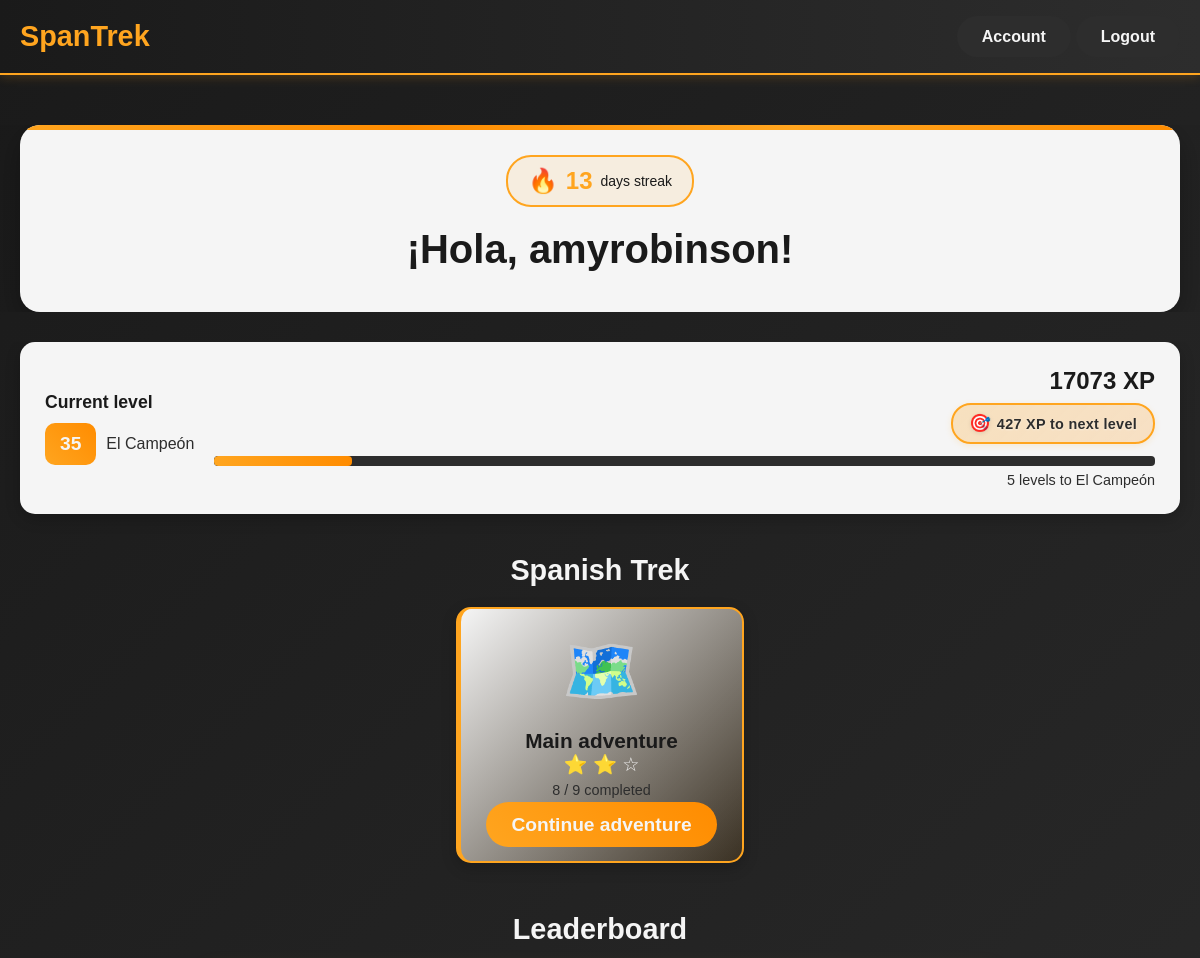
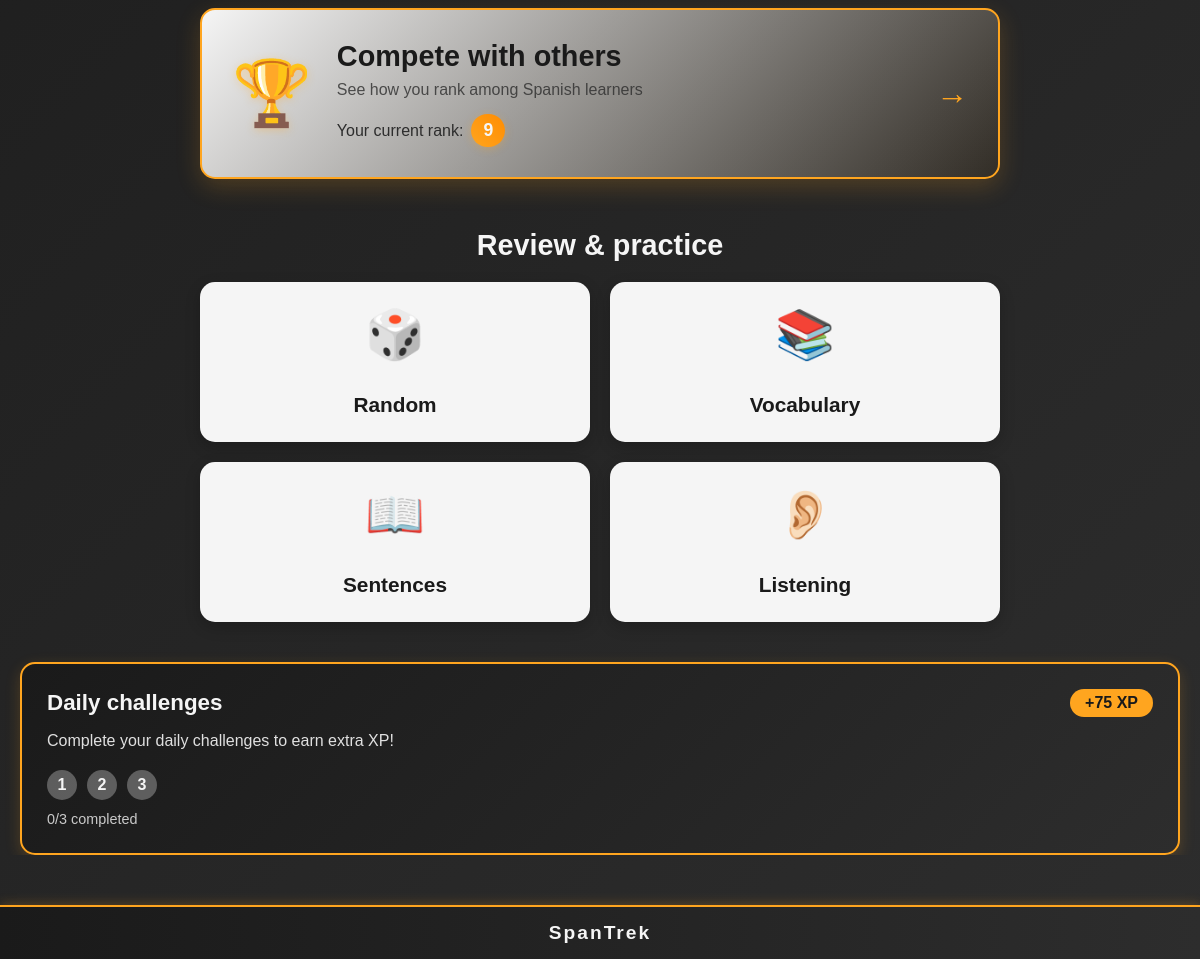
The page / (signed in) on the database its author committed (2 pictures, top to bottom).
### base/models.py (models this page shows, shortened)
class User(AbstractUser):
    username = models.CharField(max_length=150, unique=True, blank=False, null=False)
    email = models.EmailField(unique=True, blank=False, null=False)
    avatar = models.ImageField(default='avatars/default_avatar.png', upload_to='avatars/', null=True, blank=True)
    level = models.IntegerField(default=1)
    experience = models.IntegerField(default=0)
    adventure_progress = models.IntegerField(default=0)
    passports_earned = models.JSONField(default=list, blank=True)
    words_learned = models.JSONField(default=list, blank=True)
    sentences_learned = models.JSONField(default=list, blank=True)
    audio_learned = models.JSONField(default=list, blank=True)
    use_of_spanish = models.IntegerField(default=0)
    days_streak = models.IntegerField(default=0)
    highest_streak = models.IntegerField(default=0)
    activity_days = models.JSONField(default=list, blank=True)
    last_activity_date = models.DateField(null=True, blank=True)
    default_random_practice_count = models.IntegerField(default=20)
    default_vocabulary_practice_count = models.IntegerField(default=20)
    default_sentence_practice_count = models.IntegerField(default=10)
    default_listening_practice_count = models.IntegerField(default=10)
    country_lessons_progress = models.JSONField(default=dict, blank=True)  # e.g., {"spain": 3, "mexico": 5}
    landmark_lessons_progress = models.JSONField(default=dict, blank=True)  # e.g., {"madrid": 2, "warsaw": 4}
    daily_challenges = models.JSONField(default=list, blank=True)
    daily_challenges_creation_date = models.DateField(null=True, blank=True)
    daily_challenges_completed = models.BooleanField(default=False)
    USERNAME_FIELD = 'email'
    REQUIRED_FIELDS = ['username']
    def create_daily_challenges(self):
        all_challenges = list(DailyChallenge.objects.all())
        daily_challenges_count = 3
        selected_challenges = random.sample(all_challenges, k=daily_challenges_count)
        self.daily_challenges = [
            {
                'code': challenge.code,
                'description': challenge.description,
                'progress': 0,
                'max_progress': challenge.max_progress,
                'completed': False
            }
            for challenge in selected_challenges
        ]
        self.daily_challenges_completed = False
        self.save()

### base/views.py (the view)
# urls.py: path("", views.home_page, name="home_page"),
@login_required(login_url='login_page')
def home_page(request):
    if (request.user.daily_challenges_creation_date is None or
        request.user.daily_challenges_creation_date < date.today()) and request.user.adventure_progress != 0:
        request.user.daily_challenges_creation_date = date.today()
        request.user.create_daily_challenges()
        request.user.save()
    all_lessons_count = Lesson.objects.count()
    completed_daily_challenges_count = sum(1 for challenge in request.user.daily_challenges if challenge['completed'])
    daily_challenges = request.user.daily_challenges
    user_level_name = get_user_level_name(request.user.level)
    levels_for_next_level = 5 - (request.user.level % 5)
    next_level_name = get_user_level_name(request.user.level + levels_for_next_level)
    xp_for_next_level = (request.user.level * 500) - request.user.experience
    progress_percentage = ((500 - xp_for_next_level) / 5 if xp_for_next_level > 0 else 0)
    main_adventure_progress_percentage = (request.user.adventure_progress / all_lessons_count * 100) if all_lessons_count > 0 else 0
    filled_stars = int(main_adventure_progress_percentage // 33.33)
    xp_for_next_level = (request.user.level * 500) - request.user.experience
    leaderboard_user_position = None
    if request.user.experience > 0:
        leaderboard_user_position = get_surrounding_leaderboard_users(request, only_user_position=True)
    context = {
        'all_lessons_count': all_lessons_count,
        'completed_daily_challenges_count': completed_daily_challenges_count,
        'daily_challenges': daily_challenges,
        'user_level_name': user_level_name,
        'levels_for_next_level': levels_for_next_level,
        'next_level_name': next_level_name,
        'progress_percentage': progress_percentage,
        'filled_stars': filled_stars,
        'xp_for_next_level': xp_for_next_level,
        'leaderboard_user_position': leaderboard_user_position,
    }
    return render(request, 'base/home.html', context=context)

### base/views.py (called while the page is built, shortened)
def get_user_level_name(level):
    if level >= 25:
        return "El Campeón"
    elif level >= 20:
        return "Expert Explorer"
    elif level >= 15:
        return "Advanced Explorer"
    elif level >= 10:
        return "Intermediate Explorer"
    elif level >= 5:
        return "Dedicated Learner"
    else:
        return "Beginner Explorer"

def get_surrounding_leaderboard_users(request, only_user_position=False):
    if request.user.experience == 0:
        if only_user_position:
            return None
        return []
    user_rank = User.objects.filter(experience__gt=request.user.experience).count() + 1
    if only_user_position:
        return user_rank

### templates/base/home.html (shortened to what this page needs)
{%extends 'base/base.html'%} {%load static%} {% block styles %}
{{ block.super }}
<link rel="stylesheet" type="text/css" href="{% static 'styles/base/home.css' %}" />
{% endblock styles %} {%block content%}
<div class="hero-section">
    <div class="hero-content">
        <div class="welcome-card">
            <div class="streak-info">
                {% if user.days_streak != 0 %}
                <div class="streak-flame">🔥</div>
                <span class="streak-count">{{ user.days_streak }}</span>
                <span class="streak-text">
                    {% if user.days_streak > 1 %} days streak {% else %} day
                    streak {% endif %}
                </span>
                {% else %}
                <span class="streak-count">Start your daily streak!</span>
                {% endif %}
            </div>
            <h1 class="welcome-title">¡Hola, {{ user.username }}!</h1>
        </div>
    </div>
</div>
<div class="main-content">
    <div class="progress-section">
        <div class="level-card">
            <div class="level-info">
                <h3>Current level</h3>
                <div class="level-badge">
                    <span class="level-number">{{ user.level }}</span>
                    <span class="level-name">{{ user_level_name }}</span>
                </div>
            </div>
            <div class="xp-info">
                <span class="xp-text">{{ user.experience }} XP</span>
                <div class="xp-needed">
                    <span class="xp-needed-icon">🎯</span>
                    <span class="xp-needed-text">{{ xp_for_next_level }} XP to next level</span>
                </div>
                <div class="progress-bar">
                    <div class="progress-fill" style="width: {{ progress_percentage }}%"></div>
                </div>
                <span class="next-level">{{ levels_for_next_level }} levels to {{ next_level_name }}</span>
            </div>
        </div>
    </div>
    <div class="main-course-section">
        <h2 class="section-title">Spanish Trek</h2>
        <div class="main-course-card">
            <a href="{% url 'lessons:world_map' %}" class="lesson-card-link">
                <div class="lesson-card current main-lesson {% if filled_stars == 3 %}completed-adventure{% endif %}">
                    <div class="lesson-icon active">
                        🗺️
                    </div>
                    <h4>Main adventure</h4>
                    <div class="lesson-progress">
                        <div class="stars">
                            {% for i in "012"|make_list %}
                                {% if forloop.counter0 < filled_stars %}⭐
                                {% else %}☆
                                {% endif %}
                            {% endfor %}
                        </div>
                        <span class="completion">{{ user.adventure_progress }} / {{ all_lessons_count }}
                            completed</span>
                    </div>
                    <span class="continue-btn">
                        {% if filled_stars == 3 %}
                        Repeat adventure
                        {% else %}
                        Continue adventure
                        {% endif %}
                    </span>
                </div>
            </a>
        </div>
    </div>
    <div class="leaderboard-section">
        <h2 class="section-title">Leaderboard</h2>
        <div class="leaderboard-card">
            <a href="{% url 'leaderboard' 'user_position'%}" class="leaderboard-link">
                <div class="leaderboard-content">
                    <div class="leaderboard-icon">🏆</div>
                    <div class="leaderboard-info">
                        <h3>Compete with others</h3>
                        <p>See how you rank among Spanish learners</p>
                        <div class="current-rank">
                            <span class="rank-text">Your current rank: </span>
                            {% if leaderboard_user_position %}
                                {% if leaderboard_user_position <= 3 %}
                                    <div class="podium-rank rank-{{ leaderboard_user_position }}">
                                        <div class="podium-medal">
                                            {% if leaderboard_user_position == 1 %}🥇
                                            {% elif leaderboard_user_position == 2 %}🥈
                                            {% elif leaderboard_user_position == 3 %}🥉
                                            {% endif %}
                                        </div>
                                    </div>
                                {% else %}
                                    <span class="rank-number">{{ leaderboard_user_position }}</span>
                                {% endif %}
                            {% else %}
                                <span class="rank-number">Unranked</span>
                            {% endif %}
                        </div>
                    </div>
                    <div class="leaderboard-arrow">→</div>
                </div>
            </a>
        </div>
    </div>
    <div class="review-section">
        <h2 class="section-title">Review & practice</h2>
        <div class="lessons-grid">
            {% if user.words_learned|length > 0 or user.sentences_learned|length > 0 or user.audio_learned|length > 0 %}
            <a href="{% url 'practice:practice_intro' 'random' %}" class="lesson-card-link">
                <div class="lesson-card">
                    <div class="lesson-icon">🎲</div>
                    <h4>Random</h4>
                </div>
            </a>
            {%else%}
            <div class="lesson-card locked">
                <div class="lesson-icon">🎲</div>
                <h4>Random</h4>
                <p class="lock-text">Start SpanTrek adventure to unlock practice</p>
            </div>
            {% endif %}
            {% if user.words_learned|length > 0 %}
            <a href="{% url 'practice:practice_intro' 'vocabulary' %}" class="lesson-card-link">
                <div class="lesson-card">
                    <div class="lesson-icon">📚</div>
                    <h4>Vocabulary</h4>
                </div>
            </a>
            {% else %}
            <div class="lesson-card locked">
                <div class="lesson-icon">📚</div>
                <h4>Vocabulary</h4>
                <p class="lock-text">Learn some vocabularies first to unlock practice</p>
            </div>
            {% endif %}
            {% if user.sentences_learned|length > 0 %}
            <a href="{% url 'practice:practice_intro' 'sentence' %}" class="lesson-card-link">
                <div class="lesson-card">
                    <div class="lesson-icon">📖</div>
                    <h4>Sentences</h4>
                </div>
            </a>
            {% else %}
            <div class="lesson-card locked">
                <div class="lesson-icon">📖</div>
                <h4>Sentences</h4>
                <p class="lock-text">Learn some sentences first to unlock practice</p>
            </div>
            {% endif %}
            {% if user.audio_learned|length > 0 %}
            <a href="{% url 'practice:practice_intro' 'listening' %}" class="lesson-card-link">
                <div class="lesson-card">
                    <div class="lesson-icon">👂🏻</div>
                    <h4>Listening</h4>
                </div>
            </a>
            {% else %}
            <div class="lesson-card locked">
                <div class="lesson-icon">👂🏻</div>
                <h4>Listening</h4>
                <p class="lock-text">Learn some audio first to unlock practice</p>
            </div>
            {% endif %}
        </div>
        <div class="daily-challenge">
            <div class="challenge-card">
                <div class="challenge-header">
                    <h3>Daily challenges</h3>
                    <div class="{% if completed_daily_challenges_count == daily_challenges|length %}challenge-reward completed{%else%}challenge-reward{% endif %}">
                        {% if completed_daily_challenges_count == daily_challenges|length %}
                            {% if user.adventure_progress == 0%}
                                Start adventure to unlock daily challenges!
                            {% else %}
                                Completed! +75 XP
                            {% endif %}
                        {% else %}
                            +75 XP
                        {% endif %}
                    </div>
                </div>
                <p class="challenge-text">
                    Complete your daily challenges to earn extra XP!
                </p>
                <div class="challenge-progress">
                    <div class="challenge-steps">
                        {% for challenge in daily_challenges %}
                            {% if challenge.completed %}
                            <div class="step completed challenge-step" challenge-description="{{ challenge.description }}">{{ forloop.counter }}</div>
                            {% else %}
                            <div class="step challenge-step" challenge-description="{{ challenge.description }}">{{ forloop.counter }}</div>
                            {% endif %}
                        {% endfor %}
                    </div>
                    {% if user.adventure_progress != 0 %}
                        <span class="challenge-status">{{ completed_daily_challenges_count }}/{{ daily_challenges|length }} completed</span>
                    {% endif %}
                </div>
            </div>
        </div>
    </div>
</div>
{%endblock content%}

### static/styles/base/base.css (style rules this page uses)
* { margin: 0; padding: 0; box-sizing: border-box; font-family: Arial, sans-serif; }
html, body { overflow-x: hidden; width: 100%; max-width: 100%; }
body { background: #1a1a1a; color: #f5f5f5; display: flex; flex-direction: column; min-height: 100vh; margin: 0; }

### rows shown on the page
User: days_streak "13", username "amyrobinson", level "35", experience "17073", adventure_progress "8"

### other values the page prints
{{ user_level_name }} "El Campeón"
{{ xp_for_next_level }} "427"
{{ levels_for_next_level }} "5"
{{ next_level_name }} "El Campeón"
{{ all_lessons_count }} "9"
{{ leaderboard_user_position }} "9"
{{ completed_daily_challenges_count }} "0"
{{ daily_challenges|length }} "3"
